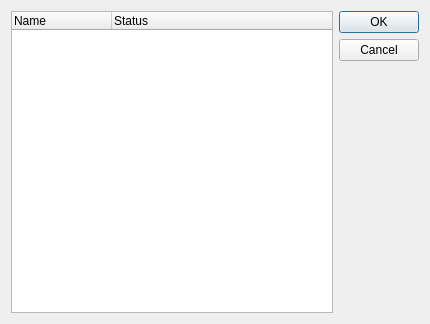
<?xml version="1.0" encoding="UTF-8"?>
<ui version="4.0">
 <class>PilesList</class>
 <widget class="QDialog" name="PilesList">
  <property name="geometry">
   <rect>
    <x>0</x>
    <y>0</y>
    <width>430</width>
    <height>324</height>
   </rect>
  </property>
  <property name="windowTitle">
   <string>Piles</string>
  </property>
  <property name="windowIcon">
   <iconset resource="appres.qrc">
    <normaloff>:/icons/resources/icons/package.png</normaloff>:/icons/resources/icons/package.png</iconset>
  </property>
  <layout class="QHBoxLayout" name="horizontalLayout">
   <item>
    <widget class="QTreeWidget" name="treeWidget">
     <property name="contextMenuPolicy">
      <enum>Qt::CustomContextMenu</enum>
     </property>
     <column>
      <property name="text">
       <string notr="true">Name</string>
      </property>
     </column>
     <column>
      <property name="text">
       <string>Status</string>
      </property>
     </column>
    </widget>
   </item>
   <item>
    <widget class="QDialogButtonBox" name="buttonBox">
     <property name="orientation">
      <enum>Qt::Vertical</enum>
     </property>
     <property name="standardButtons">
      <set>QDialogButtonBox::Cancel|QDialogButtonBox::Ok</set>
     </property>
    </widget>
   </item>
  </layout>
  <action name="actionAdd_source_text">
   <property name="icon">
    <iconset resource="appres.qrc">
     <normaloff>:/icons/resources/icons/text.png</normaloff>:/icons/resources/icons/text.png</iconset>
   </property>
   <property name="text">
    <string>Text File</string>
   </property>
   <property name="toolTip">
    <string>Adds piles as listed in a text file (one per line)</string>
   </property>
  </action>
  <action name="actionAdd_source_directory">
   <property name="icon">
    <iconset resource="appres.qrc">
     <normaloff>:/icons/resources/icons/folder.png</normaloff>:/icons/resources/icons/folder.png</iconset>
   </property>
   <property name="text">
    <string>Directory</string>
   </property>
   <property name="toolTip">
    <string>Adds all sub-directories as piles</string>
   </property>
  </action>
  <action name="actionAdd_source_XML_File">
   <property name="icon">
    <iconset resource="appres.qrc">
     <normaloff>:/icons/resources/icons/xml_imports.png</normaloff>:/icons/resources/icons/xml_imports.png</iconset>
   </property>
   <property name="text">
    <string>XML File</string>
   </property>
   <property name="toolTip">
    <string>Adds piles as listed in an XML file</string>
   </property>
  </action>
  <action name="actionAdd_source_URL">
   <property name="icon">
    <iconset resource="appres.qrc">
     <normaloff>:/icons/resources/icons/link.png</normaloff>:/icons/resources/icons/link.png</iconset>
   </property>
   <property name="text">
    <string>URL</string>
   </property>
   <property name="toolTip">
    <string>Adds piles as listed in a remote text or XML file</string>
   </property>
  </action>
  <action name="actionAdd_user_pile">
   <property name="icon">
    <iconset resource="appres.qrc">
     <normaloff>:/icons/resources/icons/user_red.png</normaloff>:/icons/resources/icons/user_red.png</iconset>
   </property>
   <property name="text">
    <string>User Pile</string>
   </property>
   <property name="toolTip">
    <string>Add a single pile</string>
   </property>
  </action>
  <action name="actionRemove">
   <property name="icon">
    <iconset resource="appres.qrc">
     <normaloff>:/icons/resources/icons/cross.png</normaloff>:/icons/resources/icons/cross.png</iconset>
   </property>
   <property name="text">
    <string>Remove</string>
   </property>
   <property name="toolTip">
    <string>Remove a single pile or source</string>
   </property>
  </action>
 </widget>
 <resources>
  <include location="appres.qrc"/>
 </resources>
 <connections>
  <connection>
   <sender>buttonBox</sender>
   <signal>accepted()</signal>
   <receiver>PilesList</receiver>
   <slot>accept()</slot>
   <hints>
    <hint type="sourcelabel">
     <x>248</x>
     <y>254</y>
    </hint>
    <hint type="destinationlabel">
     <x>157</x>
     <y>274</y>
    </hint>
   </hints>
  </connection>
  <connection>
   <sender>buttonBox</sender>
   <signal>rejected()</signal>
   <receiver>PilesList</receiver>
   <slot>reject()</slot>
   <hints>
    <hint type="sourcelabel">
     <x>316</x>
     <y>260</y>
    </hint>
    <hint type="destinationlabel">
     <x>286</x>
     <y>274</y>
    </hint>
   </hints>
  </connection>
 </connections>
</ui>
